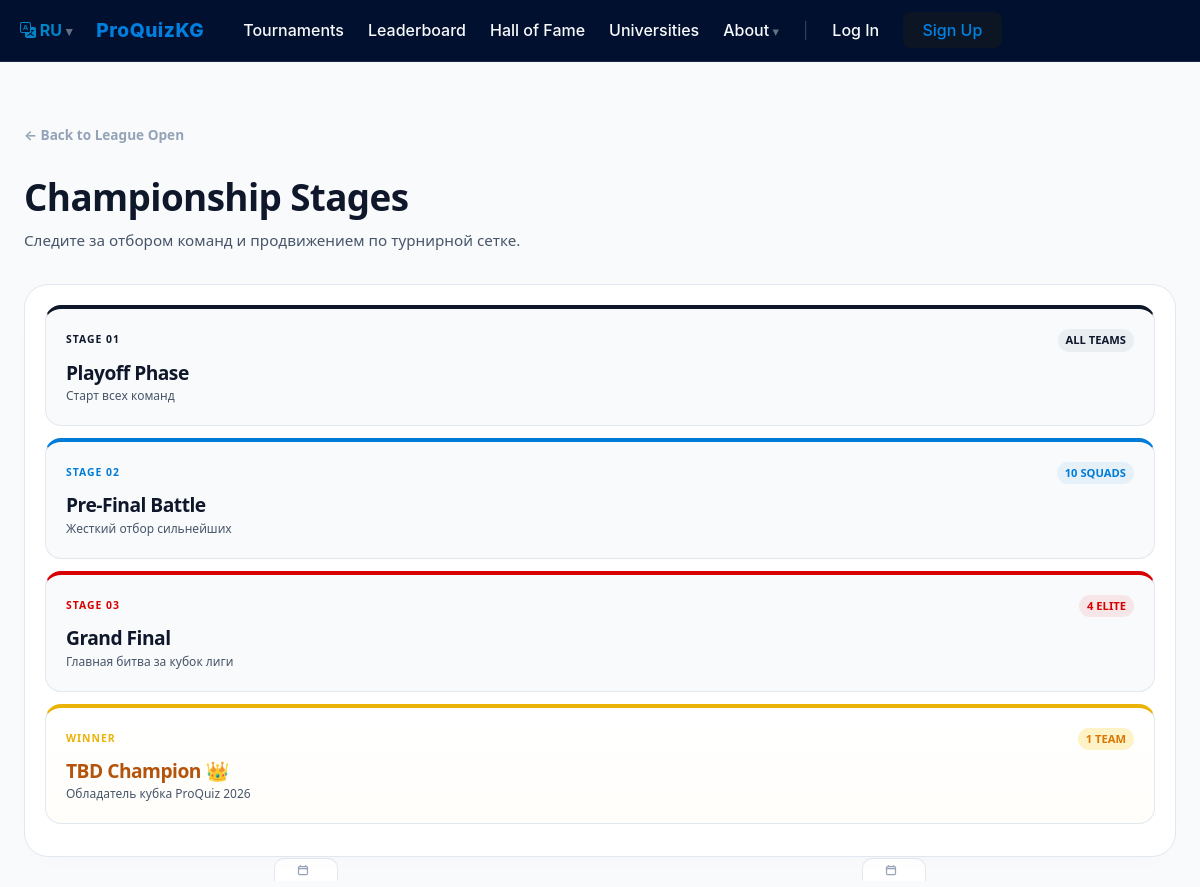
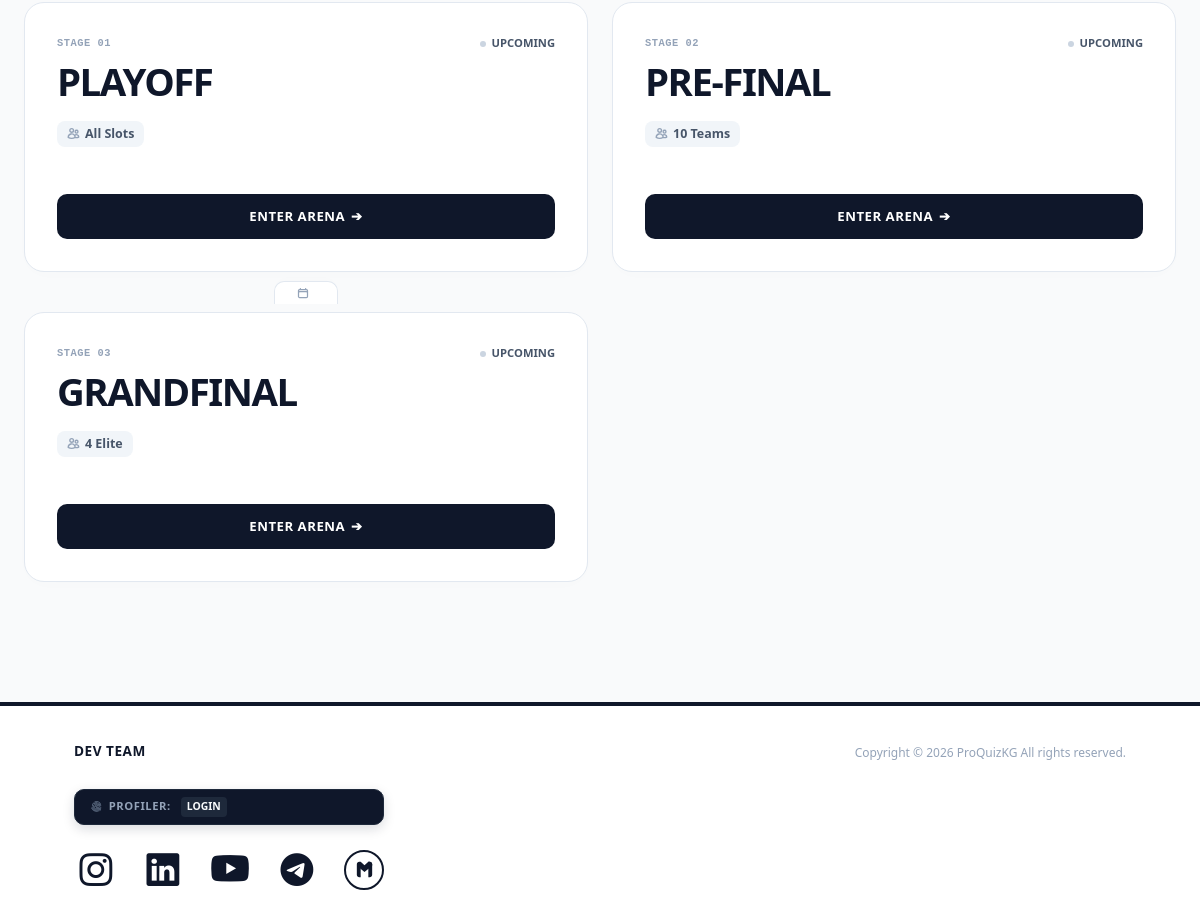
The page /tournaments/university-league/stages on the database its author committed (2 pictures, top to bottom).
### models.py (models this page shows)
class Tournament(db.Model):
    id = db.Column(db.Integer, primary_key=True)
    title = db.Column(db.String(100), nullable=False)
    text = db.Column(db.Text, nullable=False)
    date = db.Column(db.DateTime, default=datetime.utcnow)
    past = db.Column(db.Boolean, default=False)
    status = db.Column(db.String(20), default='upcoming')  # upcoming, ongoing, completed
    league_type = db.Column(db.String(20), default='additional')  # main, additional
    teams_count = db.Column(db.Integer, default=16)
    date_str = db.Column(db.String(50), nullable=True)
    language = db.Column(db.String(10), default='ru')
    bg_image = db.Column(db.String(255), nullable=True)
    team_format = db.Column(db.String(100), default='Team Format (3 students)')
    prize_pool = db.Column(db.String(50), default='75 000')
    participations = db.relationship('Participation', backref='tournament', cascade="all, delete-orphan")

### routes/tournaments.py (the view, shortened to what this page needs)
@tournaments_bp.route('/tournaments/university-league/stages')
def tournament_stages_hub():
    current_season = "SEASON_01: INCEPTION"
    main_stages_presets = {
        1: {
            "name": "PLAYOFF STAGE",
            "teams_count": 16,
            "date": "October 2026",
            "status": "ongoing",
            "league_type": "qualification",
            "desc": "The first massive battle of the Main League season. 16 teams fight for the right to make it into the top 8. Mistakes here are costly."
        },
        2: {
            "name": "PRE-FINAL SHOWDOWN",
            "teams_count": 8,
            "date": "November 2026",
            "status": "upcoming",
            "league_type": "promotion",
            "desc": "The equator of the season. The tension doubles. Only the 8 strongest rosters meet in a face-to-face confrontation to reach the finals."
        },
        3: {
            "name": "THE GRAND FINAL",
            "teams_count": 4,
            "date": "December 2026",
            "status": "upcoming",
            "league_type": "promotion",
            "desc": "The culmination of the year. 4 absolute intellectual machines share the prize pool and the title of ProQuiz.ky champion."
        }
    }
    months_display = ["January", "February", "March", "April", "May", "June", "July", "August", "September", "October", "November", "December"]
    main_tournaments = []
    for s_id, preset in main_stages_presets.items():
        db_stage = Tournament.query.get(s_id)
        if db_stage:
            if db_stage.date:
                display_date = f"{months_display[db_stage.date.month - 1]} {db_stage.date.year}"
            else:
                display_date = db_stage.date_str if db_stage.date_str else preset["date"]
            main_tournaments.append({
                "id": db_stage.id,
                "name": db_stage.title if db_stage.title else preset["name"],
                "teams_count": db_stage.teams_count if db_stage.teams_count else preset["teams_count"],
                "date": display_date,
                "status": db_stage.status if db_stage.status else preset["status"],
                "league_type": db_stage.league_type if db_stage.league_type else preset["league_type"],
                "is_main_league": True,
                "desc": db_stage.text if db_stage.text else preset["desc"]
            })
    return render_template('stages_hub.html', season=current_season, stages=main_tournaments)

### app.py (called while the page is built)
def get_locale():
    if 'lang' in session:
        return session['lang']
    return request.accept_languages.best_match(app.config['BABEL_SUPPORTED_LOCALES'])

### templates/stages_hub.html (shortened to what this page needs)
{% extends 'base.html' %}
{% block body %}
<section class="stages-section">
    <div class="container" style="max-width: 1200px; padding: 0 24px; margin: 0 auto; box-sizing: border-box;">
        <a href="{{ url_for('tournaments.tournaments') }}" style="color: var(--tg-text-light); text-decoration: none; font-size: 0.85rem; font-weight: 700; display: inline-flex; align-items: center; gap: 6px; transition: color 0.2s;" onmouseover="this.style.color='var(--tg-text-main)'" onmouseout="this.style.color='var(--tg-text-light)'">
            ← Back to League Open
        </a>
        <div style="margin-top: 24px;">
            <h1 style="font-size: 2.3rem; font-weight: 800; letter-spacing: -0.6px; margin: 0 0 4px 0; color: var(--tg-text-main);">Championship Stages</h1>
            <p style="color: var(--tg-text-muted); font-size: 0.95rem; margin: 0; font-weight: 400;">Следите за отбором команд и продвижением по турнирной сетке.</p>
        </div>
        <div class="esports-bracket-wrapper">
            <div class="bracket-grid">
                <div class="bracket-node node-playoff" id="bracket-node-1">
                    <div class="node-header">
                        <span class="node-badge">Stage 01</span>
                        <span class="node-counter" id="bracket-count-1">ALL TEAMS</span>
                    </div>
                    <h4 class="node-title" id="bracket-title-1">Playoff Phase</h4>
                    <p class="node-meta" id="bracket-meta-1">Старт всех команд</p>
                </div>
                <div class="bracket-node node-prefinal" id="bracket-node-2">
                    <div class="node-header">
                        <span class="node-badge">Stage 02</span>
                        <span class="node-counter" id="bracket-count-2">10 SQUADS</span>
                    </div>
                    <h4 class="node-title" id="bracket-title-2">Pre-Final Battle</h4>
                    <p class="node-meta" id="bracket-meta-2">Жесткий отбор сильнейших</p>
                </div>
                <div class="bracket-node node-grandfinal" id="bracket-node-3">
                    <div class="node-header">
                        <span class="node-badge">Stage 03</span>
                        <span class="node-counter" id="bracket-count-3">4 ELITE</span>
                    </div>
                    <h4 class="node-title" id="bracket-title-3">Grand Final</h4>
                    <p class="node-meta" id="bracket-meta-3">Главная битва за кубок лиги</p>
                </div>
                <div class="bracket-node node-champion-style">
                    <div class="node-header">
                        <span class="node-badge">WINNER</span>
                        <span class="node-counter" style="background:#fef3c7; color:#d97706;">1 TEAM</span>
                    </div>
                    <h4 class="node-title" id="bracket-champ-title">TBD Champion 👑</h4>
                    <p class="node-meta">Обладатель кубка ProQuiz 2026</p>
                </div>
            </div>
        </div>
        <div class="stages-grid">
            {% for stage in stages %}
                <div class="stage-card-wrapper card-idx-{{ stage.id }}" id="stage-wrapper-{{ stage.id }}">
                    <div class="stage-pyramid-hump {% if stage.id == 1 %}hump-1{% elif stage.id == 2 %}hump-2{% else %}hump-3{% endif %}">
                    </div>
                    <div class="stage-card {% if stage.id == 1 %}stage-playoff{% elif stage.id == 2 %}stage-prefinal{% else %}stage-grandfinal{% endif %}">
                        <div class="stage-view-block" id="view-block-{{ stage.id }}">
                            <div style="display: flex; align-items: center; justify-content: space-between; margin-bottom: 10px;">
                                <div style="font-size: 0.65rem; font-family: monospace; color: var(--tg-text-light); font-weight: 800; letter-spacing: 0.5px; text-transform: uppercase;">
                                    STAGE 0{{ stage.id }}
                                </div>
                                <div style="display: flex; align-items: center; gap: 6px; font-size: 0.7rem; font-weight: 700; color: var(--tg-text-muted); text-transform: uppercase;">
                                    <span class="status-indicator-dot {% if stage.status == 'active' %}active{% elif stage.status == 'completed' %}completed{% else %}pending{% endif %}"></span>
                                    {{ stage.status }}
                                </div>
                            </div>
                            <h3 class="stage-title" id="display-title-{{ stage.id }}">
                                {% if stage.id == 1 %}Playoff{% elif stage.id == 2 %}Pre-Final{% else %}GrandFinal{% endif %}
                            </h3>
                            <div class="meta-row">
                                <div class="meta-pill">
                                    <span id="display-teams-{{ stage.id }}">
                                        {% if stage.id == 1 %}All Slots{% elif stage.id == 2 %}10 Teams{% else %}4 Elite{% endif %}
                                    </span>
                                </div>
                            </div>
                        </div>
                        <div class="stage-card-footer" id="footer-block-{{ stage.id }}">
                            {% if stage.status == 'completed' %}
                                <a href="{{ url_for('tournaments.tournament_results', id=stage.id) }}" class="stage-btn {% if stage.id == 1 %}btn-playoff{% elif stage.id == 2 %}btn-prefinal{% else %}btn-grandfinal{% endif %}">
                                    View Results <span>➔</span>
                                </a>
                            {% else %}
                                <a href="{{ url_for('tournaments.tournament_detail', id=stage.id) }}" class="stage-btn {% if stage.id == 1 %}btn-playoff{% elif stage.id == 2 %}btn-prefinal{% else %}btn-grandfinal{% endif %}">
                                    Enter Arena <span>➔</span>
                                </a>
                            {% endif %}
                        </div>
                    </div>
                </div>
            {% endfor %}
        </div>
    </div>
</section>
{% endblock %}

### templates/base.html (style rules this page uses)
:root { --is-blue: #0284c7; --is-blue-hover: #0369a1; --is-dark: #0f172a; --is-slate: #94a3b8; --is-muted: #334155; --is-border: rgba(255, 255, 255, 0.08); --is-bg: #ffffff; }

### rows shown on the page
Tournament: id "1", status "UPCOMING", shows "PLAYOFF", shows "All Slots"
Tournament: id "2", status "UPCOMING", shows "PRE-FINAL", shows "10 Teams"
Tournament: id "3", status "UPCOMING", shows "GRANDFINAL", shows "4 Elite"

### other values the page prints
{{ current_lang | upper }} "RU"
